Frame 1 (no input): blank canvas, image omitted
Frame 60 (the mouse pressed at the canvas centre just before this capture): blank canvas, image omitted
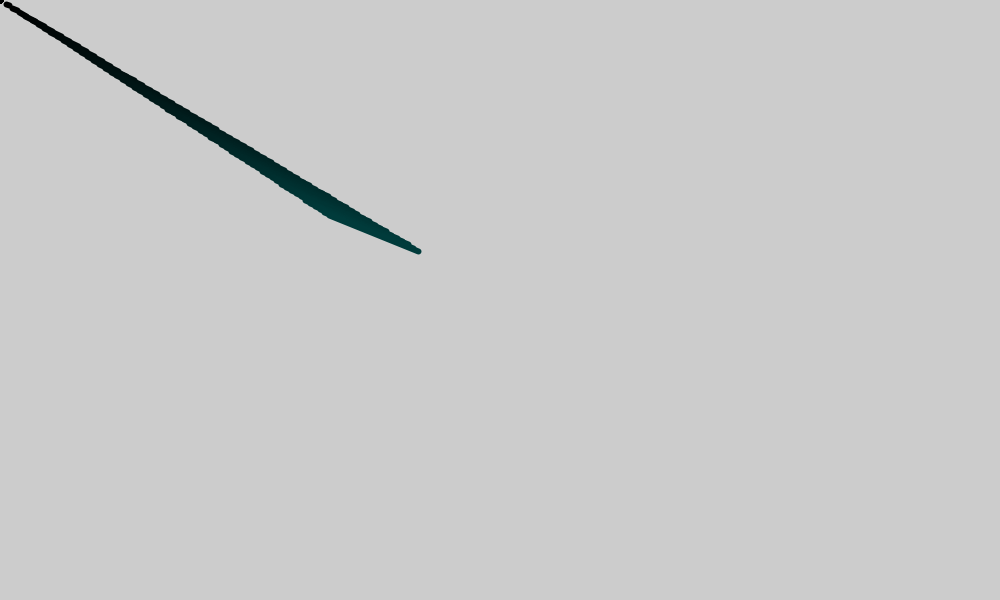
Frame 120 (the mouse held since frame 60 and released just before this capture)

The Processing sketch whose frames 1 and 60 were blank and that drew this single picture after the mouse press (run headless with seeded random() and noise(); from frame 60 on, the mouse is pressed at the canvas centre):

// Processing sketch: processing_147226
// ── processing_147226.pde

float x;
float y;
float easing=0.009;
float r=0;
float g=0;
float b=0;
void setup(){
  size(1000,600);
  smooth();
  }
void draw(){
      stroke(r,g,b);
   if( mouseX>width/2){
    r++;
  }else{
    r-=1;
  }
  if( mouseY>height/3){
    g++;
  }else{
    g-=1;
  }
  if(mousePressed){
    b++;
  }else{
    b-=1;
  }
  r=constrain(r,0,255);
  g=constrain(g,0,255);
  b=constrain(b,0,255);
  
    float targetX=mouseX;
    float targetY=mouseY;
   y+=(targetY-y)*easing;
     x+=(targetX-x)*easing;
     
              
strokeWeight(6);    
line (x/0.5,y/0.5,x+b*2,y+b*1.5);

}
void keyPressed (){
  
  r = int(random(256));
  g = int(random(256));
  b = int(random(256)); 
  
  background(r,g,b);

}
